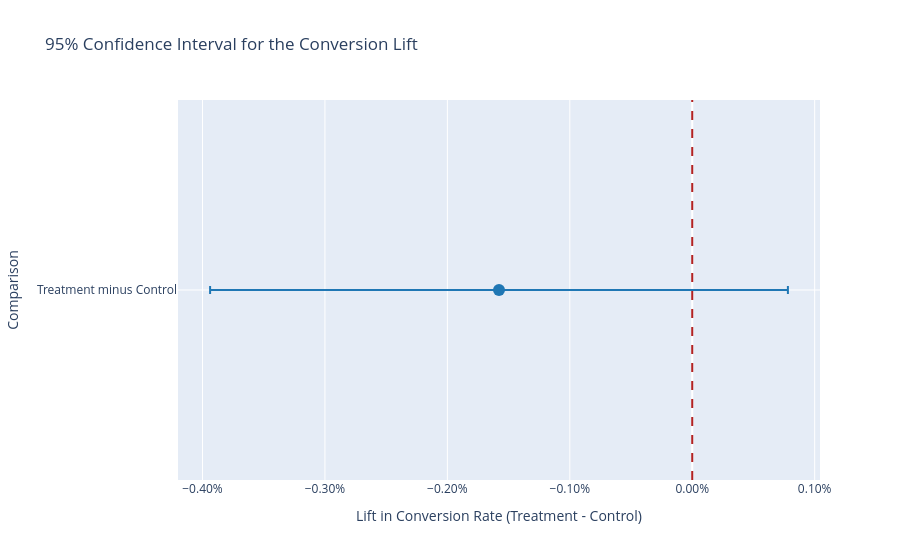

This figure's notebook cell:
### Markdown cell above
## Section 5 — Frequentist A/B Test

A **two-proportion z-test** is the standard frequentist tool for comparing conversion rates in two independent groups. In plain English, it asks: *if the control and treatment truly had the same underlying conversion rate, how unusual would the observed difference be purely due to random sampling noise?*

The output most people focus on is the **p-value**, but it is often misunderstood. A p-value is **not** the probability that the null hypothesis is true. It is also **not** the probability that the result happened by chance in some vague everyday sense. More precisely, the p-value is the probability of observing a result at least as extreme as the one in our sample, **assuming the null hypothesis were true**.

That distinction matters. A small p-value tells us the data would be surprising under the null. It does not directly tell us how large the effect is, whether the effect is practically valuable, or how likely the treatment is to win in the future.

That is why we also calculate a **95% confidence interval** for the conversion-rate difference. The confidence interval gives a plausible range of effect sizes consistent with the observed data under the frequentist framework. It answers a question the p-value does not: **what sizes of lift or decline remain compatible with the evidence?** A decision-maker should care deeply about this because a result can be statistically non-significant yet still leave open the possibility of materially large gains or losses if the sample is too small.

### Code cell
# Import the frequentist testing utilities from statsmodels.  
from statsmodels.stats.proportion import confint_proportions_2indep  # Compute a confidence interval for the difference in two proportions.
from statsmodels.stats.proportion import proportions_ztest  # Run the classical z-test for two independent conversion rates.

# Extract control-group conversions and sample size.  
control_conversions = int(df.loc[df['group'] == 'control', 'converted'].sum())  # Count converted users in the control group.
control_users = int(df.loc[df['group'] == 'control', 'user_id'].nunique())  # Count unique users in the control group.

# Extract treatment-group conversions and sample size.  
treatment_conversions = int(df.loc[df['group'] == 'treatment', 'converted'].sum())  # Count converted users in the treatment group.
treatment_users = int(df.loc[df['group'] == 'treatment', 'user_id'].nunique())  # Count unique users in the treatment group.

# Run the two-proportion z-test using a one-sided business hypothesis.  
z_statistic, p_value = proportions_ztest([treatment_conversions, control_conversions], [treatment_users, control_users], alternative='larger')  # Test whether treatment converts better than control.

# Compute the observed conversion rates for interpretation.  
control_rate = control_conversions / control_users  # Calculate the control conversion rate.
treatment_rate = treatment_conversions / treatment_users  # Calculate the treatment conversion rate.
observed_lift = treatment_rate - control_rate  # Measure the absolute difference in conversion rates.
relative_lift = observed_lift / control_rate  # Express the lift relative to the control baseline.

# Calculate the 95% confidence interval for the difference in proportions.  
ci_low, ci_high = confint_proportions_2indep(count1=treatment_conversions, nobs1=treatment_users, count2=control_conversions, nobs2=control_users, compare='diff', alpha=0.05, method='wald')  # Estimate a 95% confidence interval for treatment minus control.

# Print the key frequentist outputs.  
print(f"Control conversion rate: {control_rate:.4%}")  # Report the control baseline.
print(f"Treatment conversion rate: {treatment_rate:.4%}")  # Report the treatment performance.
print(f"Observed absolute lift: {observed_lift:.4%}")  # Report the treatment minus control difference.
print(f"Observed relative lift: {relative_lift:.2%}")  # Report the relative change versus the control baseline.
print(f"Z-statistic: {z_statistic:.4f}")  # Report the test statistic.
print(f"One-sided p-value: {p_value:.4f}")  # Report the frequentist significance measure.
print(f"95% confidence interval for the lift: [{ci_low:.4%}, {ci_high:.4%}]")  # Report the plausible effect-size range.

# Build a compact DataFrame for confidence-interval plotting.  
ci_df = pd.DataFrame({'metric': ['Treatment minus Control'], 'estimate': [observed_lift], 'ci_low': [ci_low], 'ci_high': [ci_high]})  # Package the estimate and interval into a tidy structure.

# Create a horizontal confidence-interval chart.  
fig_ci = go.Figure()  # Initialize a custom Plotly figure for the interval visualization.

# Add the point estimate with error bars.  
fig_ci.add_trace(go.Scatter(x=ci_df['estimate'], y=ci_df['metric'], mode='markers', marker=dict(size=12, color='#1f77b4'), error_x=dict(type='data', symmetric=False, array=ci_df['ci_high'] - ci_df['estimate'], arrayminus=ci_df['estimate'] - ci_df['ci_low']), name='Estimated Lift'))  # Plot the lift and its confidence interval.

# Add a vertical reference line at zero effect.  
fig_ci.add_vline(x=0, line_dash='dash', line_color='firebrick')  # Show the no-difference benchmark.

# Format the chart for executive readability.  
fig_ci.update_layout(title='95% Confidence Interval for the Conversion Lift', xaxis_title='Lift in Conversion Rate (Treatment - Control)', yaxis_title='Comparison', showlegend=False)  # Add presentation-ready titles and axis labels.
fig_ci.update_xaxes(tickformat='.2%')  # Display the effect size as percentages.

# Render the confidence-interval chart.  
fig_ci.show()  # Display the interval estimate visually.

### Figure 1 — Plotly figure (JSON) as saved in the notebook; plotly's stock layout.template omitted (floating-point values rounded to 4 significant figures)
{"data": [{"error_x": {"array": [0.00236], "arrayminus": [0.00236], "symmetric": false, "type": "data"}, "marker": {"color": "#1f77b4", "size": 12}, "mode": "markers", "name": "Estimated Lift", "type": "scatter", "x": [-0.001578], "y": ["Treatment minus Control"]}], "layout": {"shapes": [{"line": {"color": "firebrick", "dash": "dash"}, "type": "line", "x0": 0, "x1": 0, "xref": "x", "y0": 0, "y1": 1, "yref": "y domain"}], "showlegend": false, "title": {"text": "95% Confidence Interval for the Conversion Lift"}, "xaxis": {"tickformat": ".2%", "title": {"text": "Lift in Conversion Rate (Treatment - Control)"}}, "yaxis": {"title": {"text": "Comparison"}}}}
